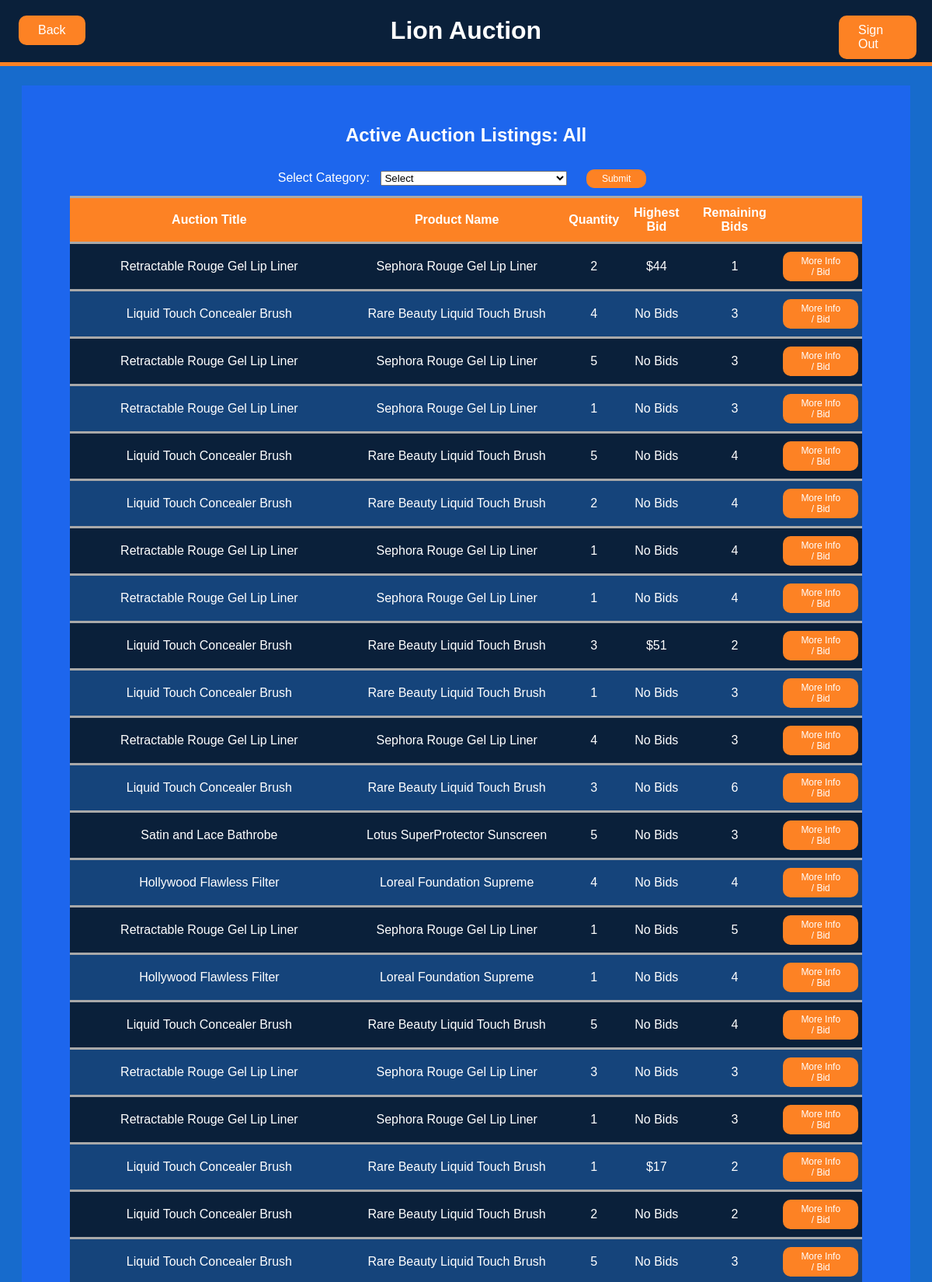
Screenshot of /auctionListings (upper part) with the database file from the repository.
### tables this page shows
CREATE TABLE auction_listings(Seller_Email TEXT, Listing_ID INTEGER, Category TEXT, Auction_Title TEXT, Product_Name TEXT, Product_Description TEXT, Quantity INTEGER, Reserve_Price INTEGER, Max_bids INTEGER, Status INTEGER,Remove_Reason TEXT,PRIMARY KEY (Seller_Email, Listing_ID),FOREIGN KEY (Seller_Email) REFERENCES sellers(email));

### app.py (the view, shortened to what this page needs)
@app.route('/auctionListings', methods=['GET', 'POST'])
def auctionListingsPage():
    data = {"listings": getAuctionListings('Root'),
            "category": 'All',
            "categories": getCategories()
            }
    return render_template('auctionListings.html', data=data)

### app.py (called while the page is built)
def getCategories():
    categories = []
    connection = sql.connect('database.db')
    cursor = connection.execute('SELECT category_name FROM categories')
    categoryRows = cursor.fetchall()
    for row in categoryRows:
        cursor = connection.execute('SELECT * FROM auction_listings WHERE Category=? AND Status=1', (row[0],))
        if cursor.fetchone():
            categories.append(row[0])
    return categories

### templates/auctionListings.html (shortened to what this page needs)
<!DOCTYPE html>
<html lang="en">
<head>
    <link rel="stylesheet" href="../static/css/mystyle.css">
</head>
<body>
<div class="header">
    <a class="buttonBig" style="position: fixed; margin: 20px 20px 20px 90%" href="/" role="button">Sign Out</a>
    <a class="buttonBig" style="position: fixed; margin: 20px 20px 20px 2%" href="/bidderMain" role="button">Back</a>
    <h1>Lion Auction</h1>
</div>
<div class="content">
    <h2 style="text-align: center">Active Auction Listings: {{ data.category }}</h2>
    <form style="text-align: center" classaction="" method="post">
        <label>Select Category:</label>
        <select name="category" id="category">
            <option value="" selected hidden>Select</option>
        </select>
        <input type="submit" class="buttonSmall" name="button" value="Submit">
    </form>
    <table style="width: 90%;">
        <tr>
            <th scope="col"> Auction Title</th>
            <th scope="col"> Product Name</th>
            <th scope="col"> Quantity</th>
            <th scope="col"> Highest Bid</th>
            <th scope="col"> Remaining Bids</th>
            <th scope="col"> </th>
        </tr>
        <tbody>
        {% for auction in data.listings%}
            <tr>
                <td> {{ auction[3] }} </td>
                <td> {{ auction[4] }} </td>
                <td> {{ auction[6] }} </td>
                {% if auction[12]=='No Bids' %}
                <td> {{ auction[12] }} </td>
                {% else %}
                <td> ${{ auction[12] }} </td>
                {% endif %}
                <td> {{ auction[13] }} </td>
                <td><form method="post"><button type="submit" class="buttonSmall" name="button" value=" {{ auction[1] }}">More Info / Bid</button></form></td>
            </tr>
        {% endfor %}
        </tbody>
    </table>
</div>
</body>
</html>

### static/css/mystyle.css (style rules this page uses)
:root { --main: #176BCC; --dark: #0A203A; --alt: #1D66ED; --accent: #FD8224; --darkalt: #15447B }
body { background-color: var(--main); font-family: Helvetica; color: black; }
input { margin: 10px; color: black; }
select { margin: 10px; color: black; }
h1 { text-align: center; }
h2 { color: white; }
a { border: 10px; }
label { color: white; font-size: 16px; }
table { text-align: center; color: white; margin-left: 5%; margin-right: 5%; border-collapse: collapse; }
th { background: var(--accent); border-bottom: darkgray solid; border-top: darkgray solid; padding: 10px 5px; }
td { padding: 10px 5px; border-top: darkgray solid; border-bottom: darkgray solid; overflow: hidden; width: auto; }
tr:nth-child(odd) { background-color: var(--dark); }
tr:nth-child(even) { background-color: var(--darkalt) }
.header { background-color: var(--dark); color: white; width: 100%; position: fixed; top: 0; left: 0; border-bottom: 5px solid var(--accent); }
.content { background-color: var(--alt); margin: 110px 20px 50px; padding: 30px 5px; }
.buttonBig { background-color: var(--accent); border: none; color: white; padding: 10px 25px; font-size: 16px; border-radius: 10px; text-decoration:none; }
.buttonSmall { background-color: var(--accent); border: none; color: white; padding: 5px 20px; font-size: 12px; border-radius: 10px; text-decoration:none; }

### rows the page displays
auction_listings: Auction_Title "Retractable Rouge Gel Lip Liner", Product_Name "Sephora Rouge Gel Lip Liner", Quantity "2", auction "44", Status "1"
auction_listings: Auction_Title "Liquid Touch Concealer Brush", Product_Name "Rare Beauty Liquid Touch Brush", Quantity "4", auction "No Bids", Max_bids "3", {{ auction[1] }} 31 (drawn)
auction_listings: Auction_Title "Retractable Rouge Gel Lip Liner", Product_Name "Sephora Rouge Gel Lip Liner", Quantity "5", auction "No Bids", Max_bids "3", {{ auction[1] }} 44 (drawn)
auction_listings: Auction_Title "Retractable Rouge Gel Lip Liner", Product_Name "Sephora Rouge Gel Lip Liner", Quantity "1", auction "No Bids", Max_bids "3", {{ auction[1] }} 61 (drawn)
auction_listings: Auction_Title "Liquid Touch Concealer Brush", Product_Name "Rare Beauty Liquid Touch Brush", Quantity "5", auction "No Bids", Max_bids "4", {{ auction[1] }} 102 (drawn)
auction_listings: Auction_Title "Liquid Touch Concealer Brush", Product_Name "Rare Beauty Liquid Touch Brush", Quantity "2", auction "No Bids", Max_bids "4", {{ auction[1] }} 104 (drawn)
auction_listings: Auction_Title "Retractable Rouge Gel Lip Liner", Product_Name "Sephora Rouge Gel Lip Liner", Quantity "1", auction "No Bids", Max_bids "4", {{ auction[1] }} 113 (drawn)
auction_listings: Auction_Title "Retractable Rouge Gel Lip Liner", Product_Name "Sephora Rouge Gel Lip Liner", Quantity "1", auction "No Bids", Max_bids "4", {{ auction[1] }} 154 (drawn)
auction_listings: Auction_Title "Liquid Touch Concealer Brush", Product_Name "Rare Beauty Liquid Touch Brush", Quantity "3", auction "51", auction "2", {{ auction[1] }} 229 (drawn)
auction_listings: Auction_Title "Liquid Touch Concealer Brush", Product_Name "Rare Beauty Liquid Touch Brush", Quantity "1", auction "No Bids", Max_bids "3", {{ auction[1] }} 263 (drawn)
auction_listings: Auction_Title "Retractable Rouge Gel Lip Liner", Product_Name "Sephora Rouge Gel Lip Liner", Quantity "4", auction "No Bids", Max_bids "3", {{ auction[1] }} 294 (drawn)
auction_listings: Auction_Title "Liquid Touch Concealer Brush", Product_Name "Rare Beauty Liquid Touch Brush", Quantity "3", auction "No Bids", Max_bids "6", {{ auction[1] }} 589 (drawn)
auction_listings: Auction_Title "Satin and Lace Bathrobe", Product_Name "Lotus SuperProtector Sunscreen", Quantity "5", auction "No Bids", Max_bids "3", {{ auction[1] }} 855 (drawn)
auction_listings: Auction_Title "Hollywood Flawless Filter", Product_Name "Loreal Foundation Supreme", Quantity "4", auction "No Bids", auction "4", {{ auction[1] }} 900 (drawn)
auction_listings: Auction_Title "Retractable Rouge Gel Lip Liner", Product_Name "Sephora Rouge Gel Lip Liner", Quantity "1", auction "No Bids", Max_bids "5", {{ auction[1] }} 1080 (drawn)
auction_listings: Auction_Title "Hollywood Flawless Filter", Product_Name "Loreal Foundation Supreme", Quantity "1", auction "No Bids", Max_bids "4", {{ auction[1] }} 1221 (drawn)
auction_listings: Auction_Title "Liquid Touch Concealer Brush", Product_Name "Rare Beauty Liquid Touch Brush", Quantity "5", auction "No Bids", Max_bids "4", {{ auction[1] }} 1242 (drawn)
auction_listings: Auction_Title "Retractable Rouge Gel Lip Liner", Product_Name "Sephora Rouge Gel Lip Liner", Quantity "3", auction "No Bids", auction "3", {{ auction[1] }} 1272 (drawn)
auction_listings: Auction_Title "Retractable Rouge Gel Lip Liner", Product_Name "Sephora Rouge Gel Lip Liner", Quantity "1", auction "No Bids", Max_bids "3", {{ auction[1] }} 1332 (drawn)
auction_listings: Auction_Title "Liquid Touch Concealer Brush", Product_Name "Rare Beauty Liquid Touch Brush", Quantity "1", auction "17", auction "2", {{ auction[1] }} 1725 (drawn)
auction_listings: Auction_Title "Liquid Touch Concealer Brush", Product_Name "Rare Beauty Liquid Touch Brush", Quantity "2", auction "No Bids", auction "2", {{ auction[1] }} 1833 (drawn)
auction_listings: Auction_Title "Liquid Touch Concealer Brush", Product_Name "Rare Beauty Liquid Touch Brush", Quantity "5", auction "No Bids", Max_bids "3", {{ auction[1] }} 1993 (drawn)

### other values shown
{{ data.category }} "All"
